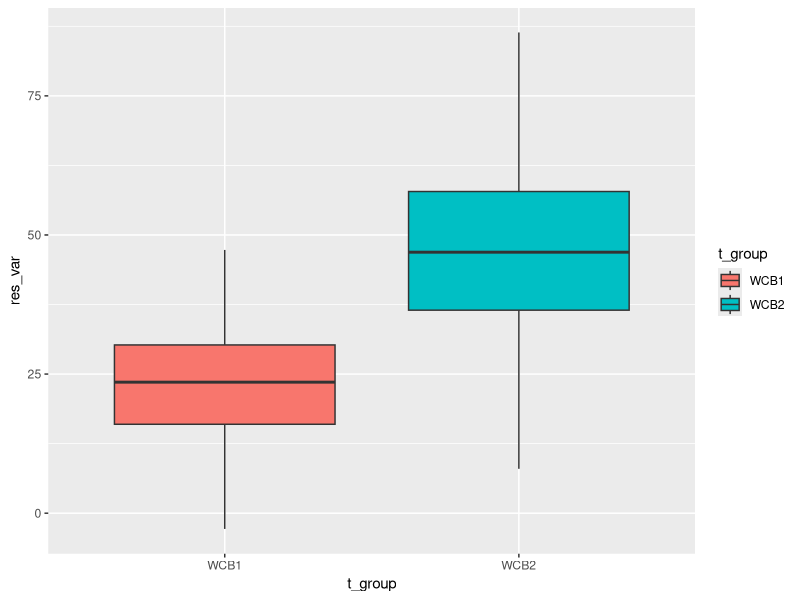
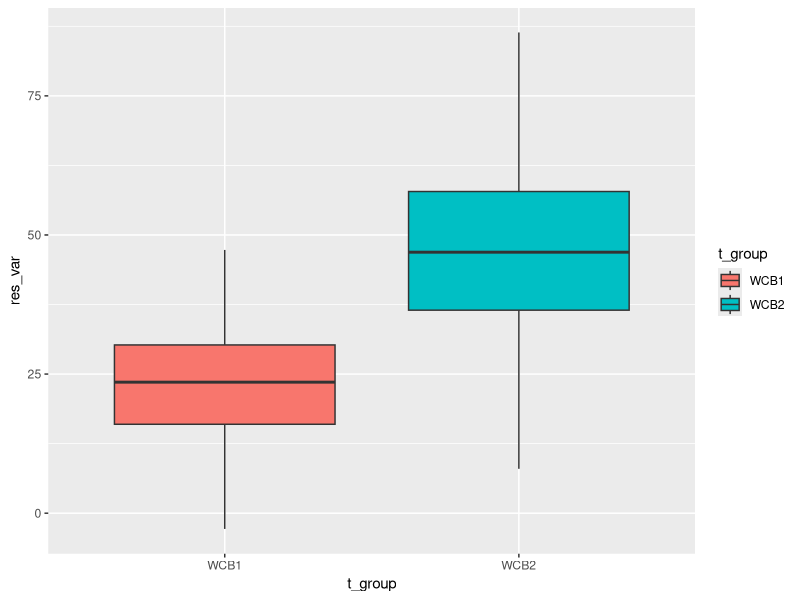
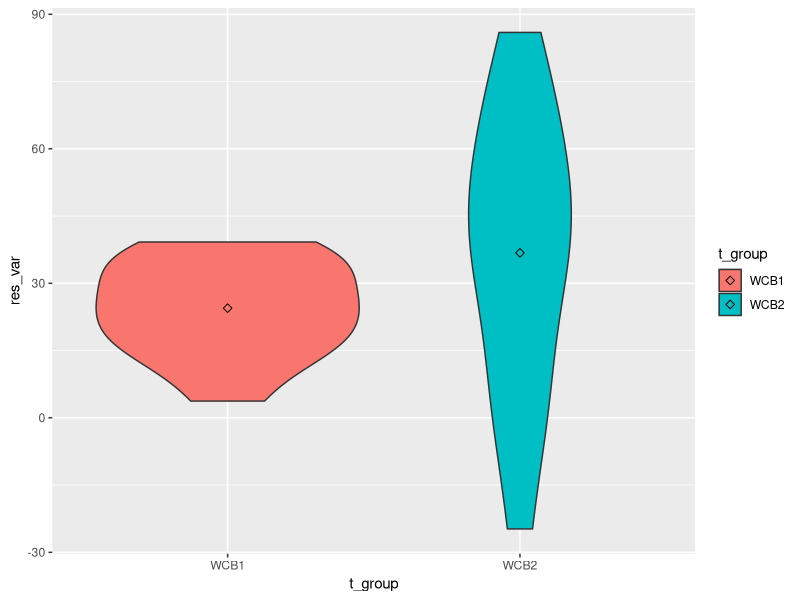

Generate these figures, in order, with R:
## ---- chunk 1
# ---------------------------------------------
# Structured programming HW
# 30 Mar 2020
# JCS
# ---------------------------------------------

# Load libraries --------------------------------
library(ggplot2)


# ---------------------------------------------
# FUNCTION get_data2
# description: create a data frame with two treatment groups
# inputs: none
# outputs: data frame
###############################################
get_data2 <- function(n_group = 2, 
                      n_names = c("WCB1", "WCB2"),
                      n_size = c(14,15),
                      n_mean = c(23.79,45.39),
                      n_sd = c(13.57,25.24)) {
  t_group <- rep(n_names,n_size)
  id <- 1:(sum(n_size))
  res_var <- c(rnorm(n=n_size[1],mean=n_mean[1],sd=n_sd[1]), 
             rnorm(n=n_size[2],mean=n_mean[2],sd=n_sd[2]))
  fake_data <- data.frame(id,t_group,res_var) 

return(fake_data)

} # end of get_data
#----------------------------------------------
results <- get_data2() ### name this so that I can use in next function


# ---------------------------------------------
# FUNCTION ano_calc
# description: calculates ANOVA model
# inputs: data frame with 2 treatment groups
# outputs: summary of ANOVA model
###############################################
ano_calc <- function(fake_data=results) {

  ano_model <- aov(res_var~t_group,data=fake_data)

return(summary(ano_model))

} # end of ano_calc
#----------------------------------------------
ano_calc()

# ---------------------------------------------
# FUNCTION plot_results
# description: plots boxplot
# inputs: dataframe   
# outputs: boxplot
###############################################
plot_results <- function(fake_data=results) {
  
  ano_plot <- ggplot(data=fake_data,
                   aes(x=t_group, # aes=specify asthetics
                       y=res_var,
                       fill=t_group)) +# fill to specify a grouping variable
                      geom_boxplot()

return(ano_plot)

} # end of plot_results
#----------------------------------------------
plot_results()






## ---- chunk 2

get_data2() # runs get_data2 function, with the defaults
ano_calc() # runs ano_calc function, ANOVA model
plot_results() # runs plot_results function

## ---- chunk 3
# keeping get_data the same as above
# ---------------------------------------------
# FUNCTION get_data
# description: create a data frame with two treatment groups
# inputs: none
# outputs: data frame
###############################################
get_data2 <- function(n_group = 2,
                      n_names = c("WCB1", "WCB2"),
                      n_size = c(14,15),
                      n_mean = c(23.79,45.39),
                      n_sd = c(13.57,25.24)) {
  t_group <- rep(n_names,n_size)
  id <- 1:(sum(n_size))
  res_var <- c(rnorm(n=n_size[1],mean=n_mean[1],sd=n_sd[1]), 
             rnorm(n=n_size[2],mean=n_mean[2],sd=n_sd[2]))
  df <- data.frame(id,t_group,res_var) 

return(df)

} # end of get_data2
#----------------------------------------------
results <- get_data2()


# changing the output for the ANOVA model to pull out P value
# ---------------------------------------------
# FUNCTION ano_calc2
# description: calculates ANOVA model
# inputs: data frame with 2 treatment groups
# outputs: ANOVA model 
###############################################
ano_calc <- function(df=results) {

  ano_model <- aov(res_var~t_group,data=df)
  z <- summary(ano_model) # save as a vector
  unlist(z) # unlist the output of ANOVA model
  ano_sumvec <- c(unlist(z)[7],unlist(z)[9]) # make a vector with the F stat and P value

return(ano_sumvec)

} # end of ano_calc
#----------------------------------------------
ano_calc()


# ---------------------------------------------
# FUNCTION plot_results2
# description: plots violin plot
# inputs: dataframe   
# outputs: violin plot
###############################################
plot_results2 <- function(df=results) {


ano_plot2 <- ggplot(data=df,
                   aes(x=t_group, # aes=specify asthetics
                       y=res_var,
                       fill=t_group)) + # fill to specify a grouping variable
                      geom_violin()

p <- ano_plot2 + stat_summary(fun.y=mean, geom="point", shape=23, size=2)

return(p)

} # end of plot_results
#----------------------------------------------
plot_results2()

